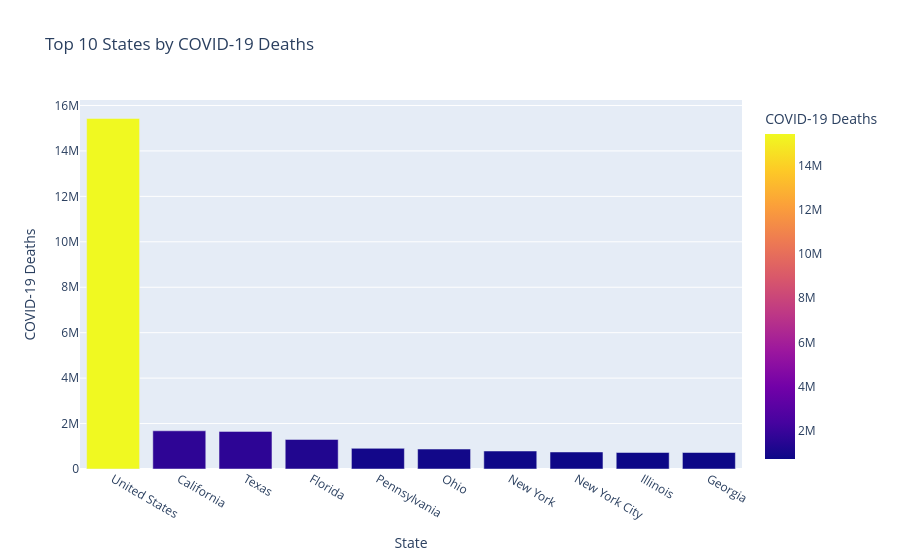

Notebook code cell kept with this figure:
### Code cell
top_states = df.groupby('State')['COVID-19 Deaths'].sum().sort_values(ascending=False).head(10).reset_index()
fig = px.bar(top_states, x='State', y='COVID-19 Deaths', color='COVID-19 Deaths', title="Top 10 States by COVID-19 Deaths")
fig.show()
sex_dist = df.groupby('Sex')['COVID-19 Deaths'].sum().reset_index()

### Figure 1 — Plotly figure (JSON) as saved in the notebook; plotly's stock layout.template omitted (floating-point values rounded to 4 significant figures)
{"data": [{"hovertemplate": "State=%{x}<br>COVID-19 Deaths=%{marker.color}<extra></extra>", "legendgroup": "", "marker": {"color": [15430000.0, 1681000.0, 1655000.0, 1302000.0, 909200.0, 877800.0, 791800.0, 748900.0, 726800.0, 725800.0], "coloraxis": "coloraxis", "pattern": {"shape": ""}}, "name": "", "orientation": "v", "showlegend": false, "textposition": "auto", "type": "bar", "x": ["United States", "California", "Texas", "Florida", "Pennsylvania", "Ohio", "New York", "New York City", "Illinois", "Georgia"], "xaxis": "x", "y": [15430000.0, 1681000.0, 1655000.0, 1302000.0, 909200.0, 877800.0, 791800.0, 748900.0, 726800.0, 725800.0], "yaxis": "y"}], "layout": {"barmode": "relative", "coloraxis": {"colorbar": {"title": {"text": "COVID-19 Deaths"}}, "colorscale": [[0, "#0d0887"], [0.1111, "#46039f"], [0.2222, "#7201a8"], [0.3333, "#9c179e"], [0.4444, "#bd3786"], [0.5556, "#d8576b"], [0.6667, "#ed7953"], [0.7778, "#fb9f3a"], [0.8889, "#fdca26"], [1, "#f0f921"]]}, "legend": {"tracegroupgap": 0}, "title": {"text": "Top 10 States by COVID-19 Deaths"}, "xaxis": {"anchor": "y", "domain": [0, 1], "title": {"text": "State"}}, "yaxis": {"anchor": "x", "domain": [0, 1], "title": {"text": "COVID-19 Deaths"}}}}
